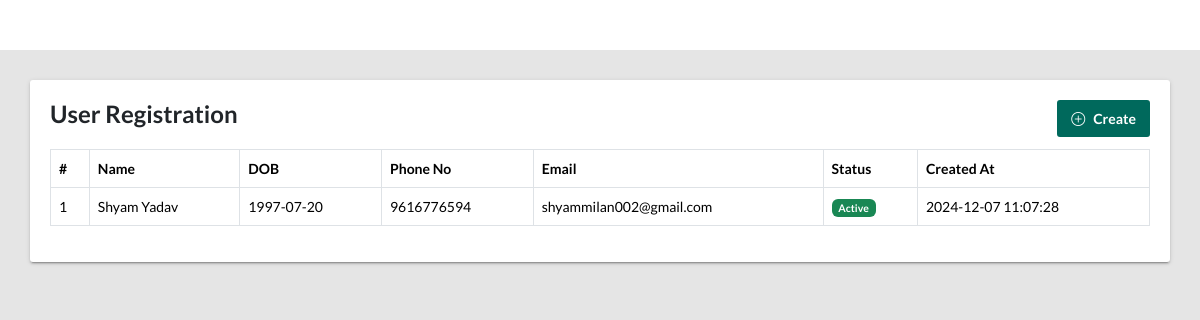
Page /index.php/user/list on the earlier database version.
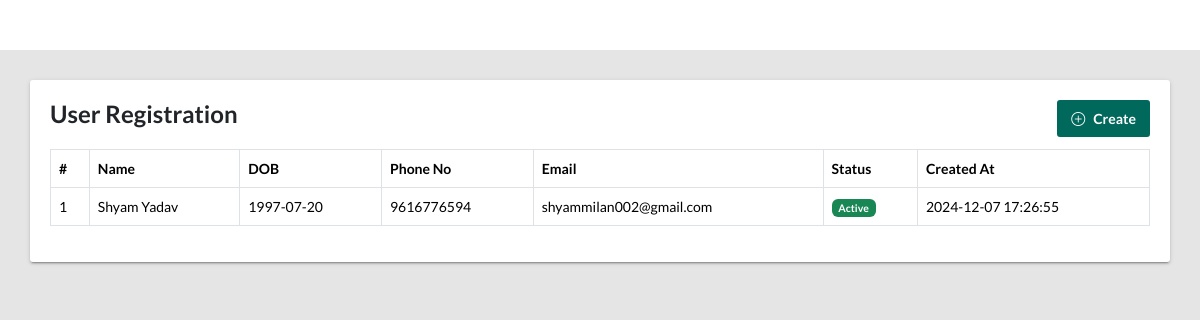
Same page on the later database version.
### tables this page shows
CREATE TABLE IF NOT EXISTS `users` (
  `id` int NOT NULL AUTO_INCREMENT,
  `name` varchar(255) DEFAULT NULL,
  `dob` date DEFAULT NULL,
  `mobile` varchar(15) DEFAULT NULL,
  `email` varchar(255) DEFAULT NULL,
  `pin` varchar(6) DEFAULT NULL,
  `status` enum('1','0') NOT NULL DEFAULT '1' COMMENT '1-Active, 0-Inactive',
  `created_at` timestamp NULL DEFAULT CURRENT_TIMESTAMP,
  `updated_at` timestamp NULL DEFAULT CURRENT_TIMESTAMP ON UPDATE CURRENT_TIMESTAMP,
  PRIMARY KEY (`id`)
);

### application/controllers/User.php (called while the page is built, shortened)
<?php
class User extends CI_Controller {
    public function __construct()
    {
        $this->load->model('user_model');
        $this->load->helper('string');
    }
    public function list()
    {
        $data['results'] = $this->user_model->get_user_data();
        $this->load->view('user/index',$data);
    }
}

### index.php (called while the page is built, shortened)
<?php
require_once BASEPATH.'core/CodeIgniter.php';

### application/models/User_model.php (called while the page is built, shortened)
<?php
class User_model extends CI_Model {
    public function get_user_data()
    {
        return $this->db->get('users')->result();
    }
}

### application/views/user/index.php (the view, shortened to what this page needs)
<!DOCTYPE html>
<html lang="en">
<head>
    <link rel="stylesheet" type="text/css" href="<?php echo base_url('assets/css/main.css') ?>">
    <link rel="stylesheet" type="text/css" href="https://cdn.jsdelivr.net/npm/bootstrap-icons@1.10.5/font/bootstrap-icons.css">
</head>
<body >
	<main class="app-content">
      <div class="row">
        <div class="col-md-12">
          <div class="tile">
          	<div class="row">
	          	<div class="col-6">
	          		<h3 class="tile-title">User Registration</h3>
	          	</div>
	          	<div class="col-6">
		          	<div class="float-end">
		          		<a class="btn btn-primary" href="<?= base_url() ?>"><i class="bi bi-plus-circle me-2"></i>Create</a>
		          	</div>
	          	</div>
          	</div>
            <table class="table table-bordered">
              <thead>
                <tr>
		          <th>#</th>
		          <th>Name</th>
		          <th>DOB</th>
		          <th>Phone No</th>
		          <th>Email</th>
		          <th>Status</th>
		          <th>Created At</th>
		        </tr>
              </thead>
              <tbody>
	      		<?php
	      			$i = 1;
	      			if (!empty($results)) {
	      				foreach ($results as $key) { ?>
	      					<tr>
					          <td><?= $i++ ?></td>
					          <td><?= $key->name ?></td>
					          <td><?= $key->dob ?></td>
					          <td><?= $key->mobile	 ?></td>
					          <td><?= $key->email ?></td>
					          <td><?= ($key->status==1)?'<span class="badge bg-success">Active</span>':'<span class="badge bg-danger">Inactive</span>' ?></td>
					          <td><?= $key->created_at ?></td>
					        </tr>
	      		<?php } }else{
	      			echo '<tr><td colspan="7" class="text-center text-danger">No Records Found !</td></tr>';
	      		} ?>
	      	</tbody>
            </table>
          </div>
        </div>
      </div>
    </main>
</body>
</html>

Differences in the rows shown:
changed users "Shyam Yadav": created_at "2024-12-07 11:07:28" → "2024-12-07 17:26:55"
